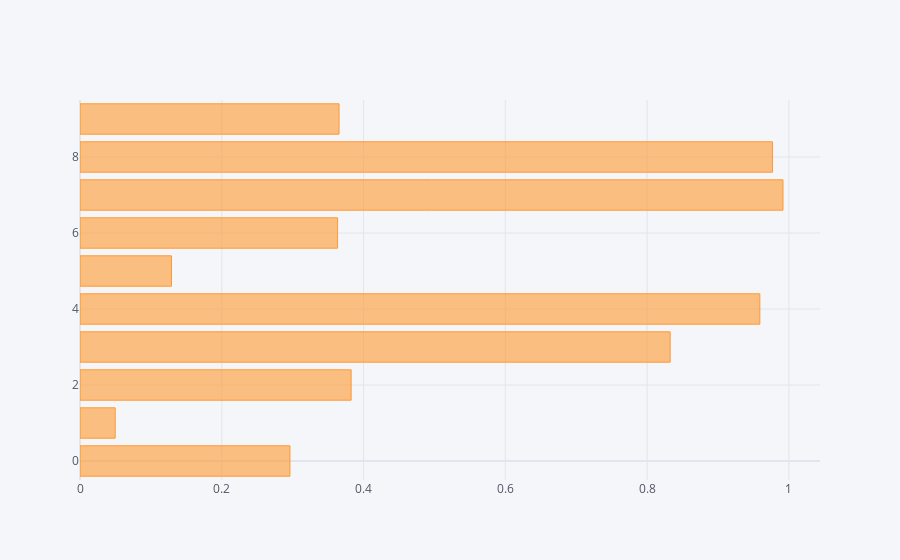

The cell this chart's notebook holds for it:
### Code cell
df['A'].iplot(kind='bar', orientation='h')

### Figure 1 — Plotly figure (JSON) as saved in the notebook; plotly's stock layout.template omitted (floating-point values rounded to 4 significant figures)
{"data": [{"marker": {"color": "rgba(255, 153, 51, 0.6)", "line": {"color": "rgba(255, 153, 51, 1.0)", "width": 1}}, "name": "A", "orientation": "h", "text": "", "type": "bar", "x": [0.2962, 0.04963, 0.3825, 0.8325, 0.959, 0.1291, 0.3634, 0.9917, 0.9768, 0.3654], "y": [0, 1, 2, 3, 4, 5, 6, 7, 8, 9]}], "layout": {"legend": {"bgcolor": "#F5F6F9", "font": {"color": "#4D5663"}}, "paper_bgcolor": "#F5F6F9", "plot_bgcolor": "#F5F6F9", "title": {"font": {"color": "#4D5663"}}, "xaxis": {"gridcolor": "#E1E5ED", "showgrid": true, "tickfont": {"color": "#4D5663"}, "title": {"font": {"color": "#4D5663"}, "text": ""}, "zerolinecolor": "#E1E5ED"}, "yaxis": {"gridcolor": "#E1E5ED", "showgrid": true, "tickfont": {"color": "#4D5663"}, "title": {"font": {"color": "#4D5663"}, "text": ""}, "zerolinecolor": "#E1E5ED"}}}
